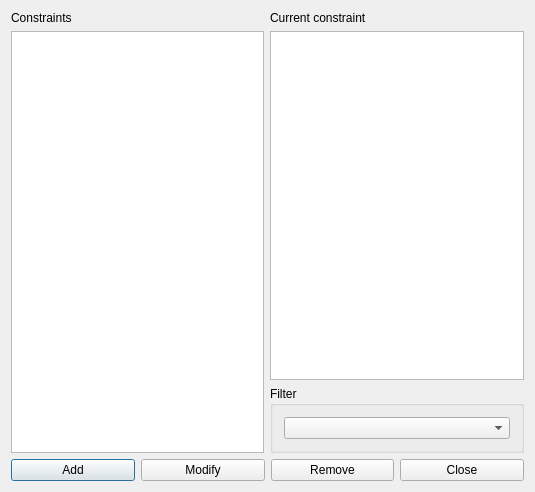
<?xml version="1.0" encoding="UTF-8"?>
<ui version="4.0">
 <class>ConstraintTeacherMinHoursDailyForm_template</class>
 <widget class="QDialog" name="ConstraintTeacherMinHoursDailyForm_template">
  <property name="geometry">
   <rect>
    <x>0</x>
    <y>0</y>
    <width>535</width>
    <height>492</height>
   </rect>
  </property>
  <property name="windowTitle">
   <string extracomment="This is the title of the dialog in which you see the list of all constraints of this type">Constraints teacher min hours daily</string>
  </property>
  <layout class="QGridLayout" name="gridLayout_2">
   <item row="0" column="0" rowspan="2">
    <layout class="QVBoxLayout" name="verticalLayout_2">
     <item>
      <widget class="QLabel" name="constraintsTextLabel">
       <property name="frameShape">
        <enum>QFrame::NoFrame</enum>
       </property>
       <property name="frameShadow">
        <enum>QFrame::Plain</enum>
       </property>
       <property name="text">
        <string>Constraints</string>
       </property>
       <property name="wordWrap">
        <bool>false</bool>
       </property>
      </widget>
     </item>
     <item>
      <widget class="QListWidget" name="constraintsListWidget"/>
     </item>
    </layout>
   </item>
   <item row="0" column="1">
    <layout class="QVBoxLayout" name="verticalLayout">
     <item>
      <widget class="QLabel" name="currentConstraintTextLabel">
       <property name="text">
        <string>Current constraint</string>
       </property>
       <property name="wordWrap">
        <bool>false</bool>
       </property>
      </widget>
     </item>
     <item>
      <widget class="QPlainTextEdit" name="currentConstraintTextEdit"/>
     </item>
    </layout>
   </item>
   <item row="1" column="1">
    <widget class="QGroupBox" name="filterGroupBox">
     <property name="title">
      <string>Filter</string>
     </property>
     <layout class="QGridLayout" name="gridLayout">
      <item row="0" column="0">
       <widget class="QComboBox" name="teachersComboBox"/>
      </item>
     </layout>
    </widget>
   </item>
   <item row="2" column="0" colspan="2">
    <layout class="QHBoxLayout" name="horizontalLayout">
     <item>
      <widget class="QPushButton" name="addConstraintPushButton">
       <property name="text">
        <string>Add</string>
       </property>
      </widget>
     </item>
     <item>
      <widget class="QPushButton" name="modifyConstraintPushButton">
       <property name="text">
        <string>Modify</string>
       </property>
      </widget>
     </item>
     <item>
      <widget class="QPushButton" name="removeConstraintPushButton">
       <property name="text">
        <string>Remove</string>
       </property>
      </widget>
     </item>
     <item>
      <widget class="QPushButton" name="closePushButton">
       <property name="text">
        <string>Close</string>
       </property>
      </widget>
     </item>
    </layout>
   </item>
  </layout>
 </widget>
 <layoutdefault spacing="6" margin="11"/>
 <resources/>
 <connections/>
</ui>
